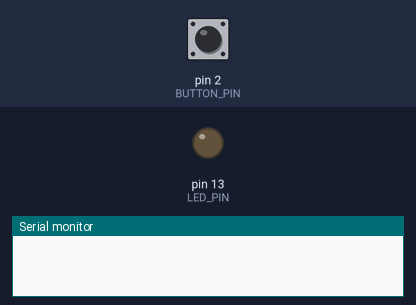
A sketch run on a simulated Arduino Uno, built with avr-gcc and run on an emulated ATmega328P. Shown: output pins drawn as LEDs (lit = HIGH), the last lines printed to the serial monitor. Inputs (shaded band) come from the test bench; at power-on: pin 2 (BUTTON_PIN) HIGH.

Above: at 1.2 s.
1.3 s: pin 2 (BUTTON_PIN) pulled LOW for 0.15 s
At 2.5 s:
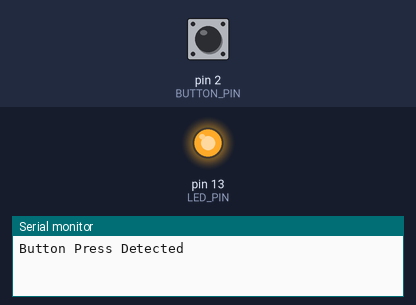
2.9 s: pin 2 (BUTTON_PIN) pulled LOW for 1 s
At 4.0 s:
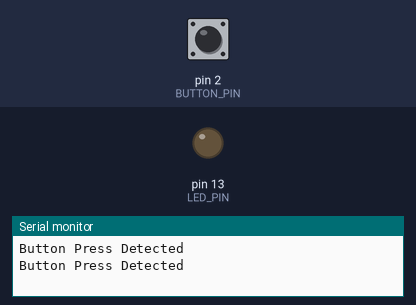
5.4 s: pin 2 (BUTTON_PIN) pulled LOW for 3.2 s
At 5.9 s:
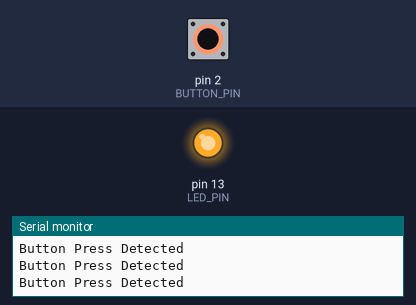
Timing chart, 0 to 8.4 s (numbered marks = the images above; inputs shaded):
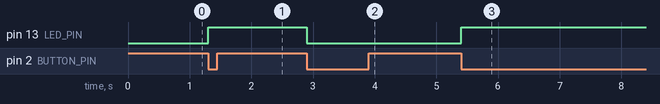

The sketch:

button_toggle.ino
```cpp
const int BUTTON_PIN = 2;
const int LED_PIN = 13;

bool ledState = false;
int lastButtonState = HIGH;

void setup() {
  pinMode(LED_PIN, OUTPUT);
  pinMode(BUTTON_PIN, INPUT_PULLUP);
  Serial.begin(9600);

}

void loop() {
  int buttonState = digitalRead(BUTTON_PIN);


  if (lastButtonState == HIGH && buttonState == LOW) {
    Serial.println("Button Press Detected");

    ledState = !ledState;
    digitalWrite(LED_PIN, ledState ? HIGH : LOW);
    delay(200);
  }
  lastButtonState = buttonState;
  }
```

Measured:
- after the input at 1.3 s, pin 13 (LED_PIN): LOW → HIGH at once
- after the input at 2.9 s, pin 13 (LED_PIN): HIGH → LOW at once
- after the input at 5.4 s, pin 13 (LED_PIN): LOW → HIGH at once
